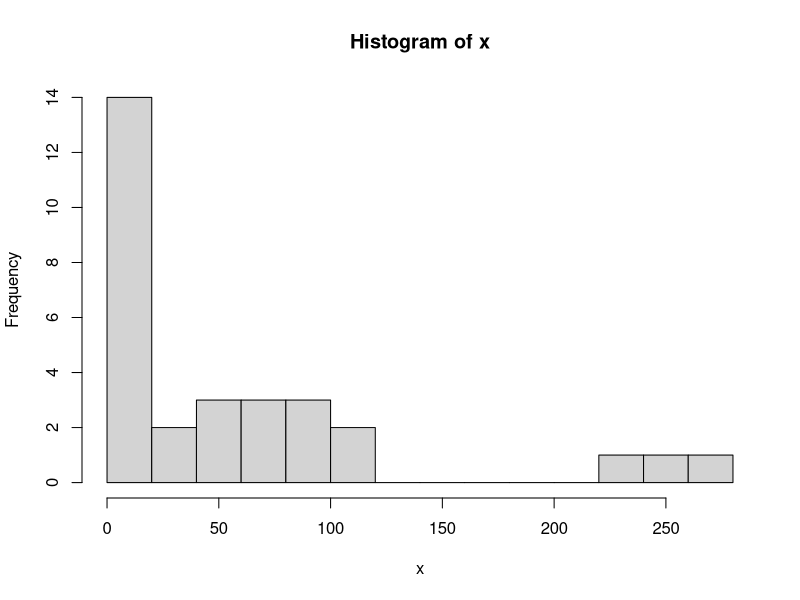

Reproduce this figure in R.
## ---- chunk 1
knitr::opts_chunk$set(echo = TRUE)
## ---- chunk 2
#Example: Estimate E(theta) from a P(x|theta, lambda) Weibull model (Likelihood function)
#A prior function p(theta, lambda) proportional to (theta^-2)(lambda^-1)
#A posterior P(theta, lamda|x) proportional to (prior)*(likelihood) and marginalized w.r.t.lambda
#Then the posterior marginalized P(theta|x) is proportional to pv function  

x<-c(23,261,87,7,120,14,62,47,225,71,246,21,42,20,5,12,120,11,3,14,71,11,14,11,16,90,1,16,52,95)

## ---- chunk 3
hist(x, nclass=15)
## ---- chunk 4
#Posterior distribution P(theta|x) proportional to:
pv<-function(v,x){
  v^(length(x)-2)*prod(x)^{v-1}/(sum(x^v))^length(x)
}


## ---- chunk 5
m=1
s=0.5
N=5000
muestra<-seq(0,0,N)
mtheta<-seq(0,0,N)
## ---- chunk 6
for(i in 1:N){
  aleatorio<-rnorm(1,m,s)
  mtheta[i]<-aleatorio
  muestra[i]<-pv(aleatorio,x)/dnorm(aleatorio,m,s)
}
## ---- chunk 7
#Weights: w(theta_i)
pesos<-muestra/sum(muestra)
## ---- chunk 8
#Expectation: E(theta) estimated:
esperanza<-sum(mtheta*pesos)
esperanza
